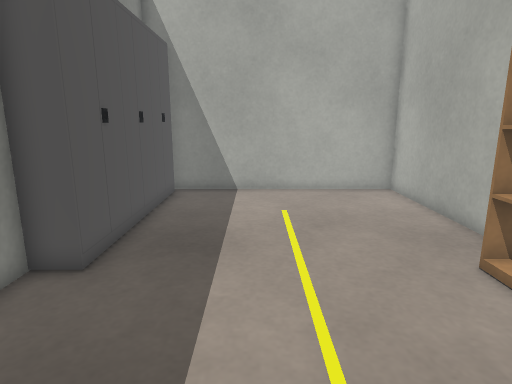
View 1 (above)

16 first-person views from a walk through a Gazebo world. The camera is 0.84 m above the floor, tilts 12° down and sees 75° across. The floor is counted in squares, 0.25 m on a side. Each view is taken from the middle of a square. On the plan, view 1 faces up. The plan holds only what a view shows up to about 20 squares ahead; the rest is blank.

View 2
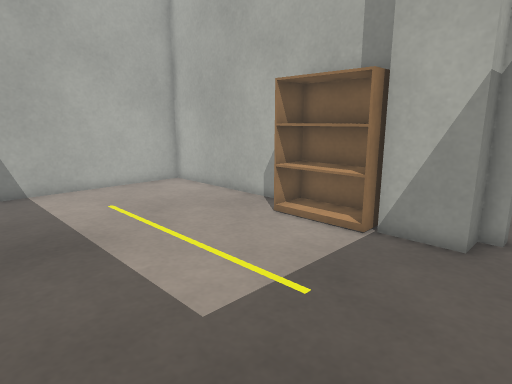

View 3
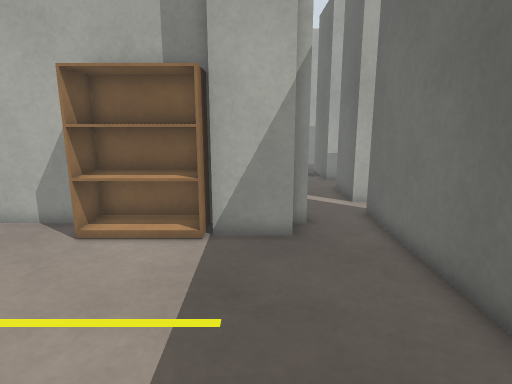

View 4
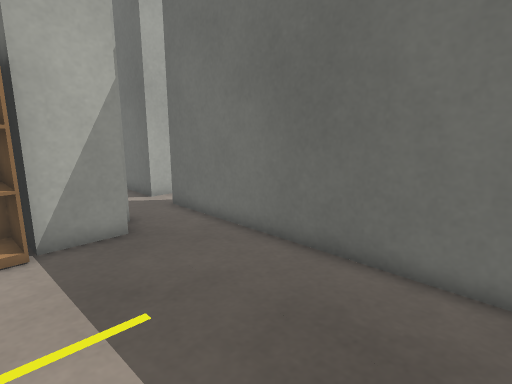

View 5
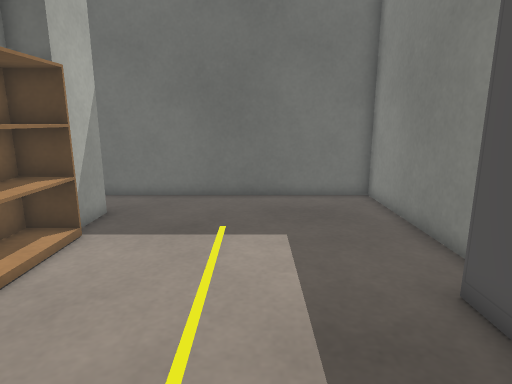

View 6
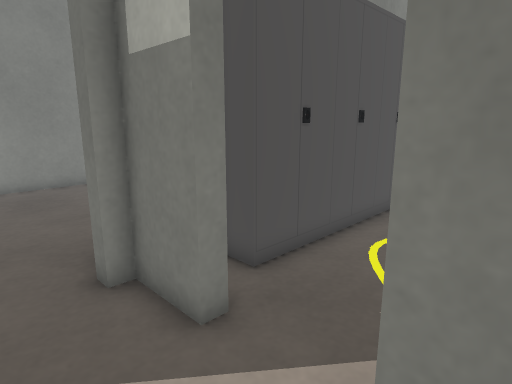

View 7
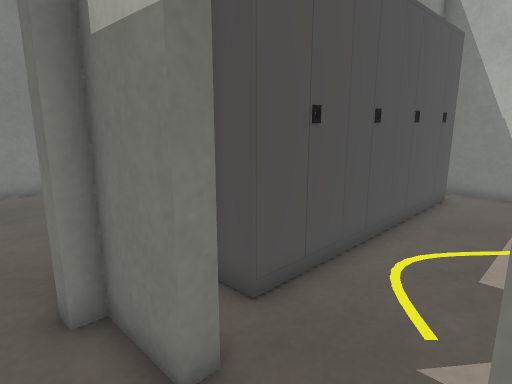

View 8
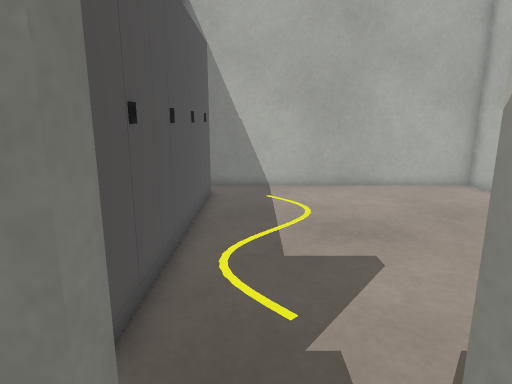

View 9
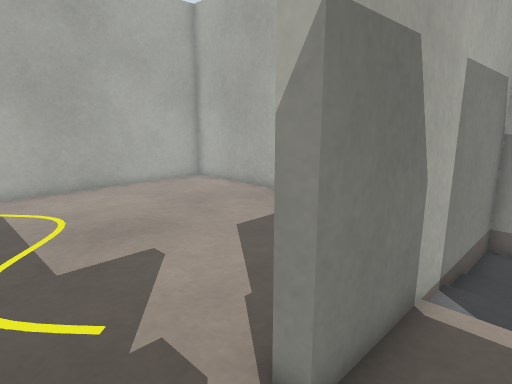

View 10
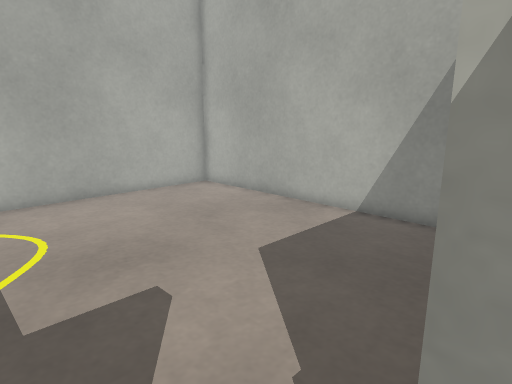

View 11
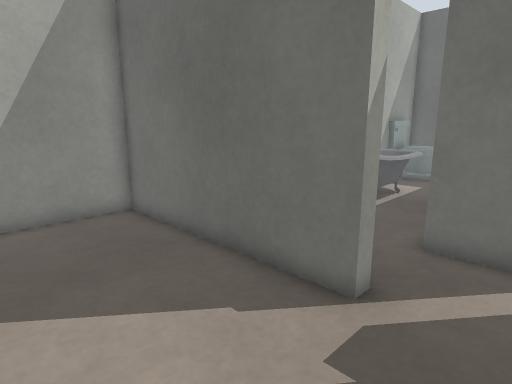

View 12
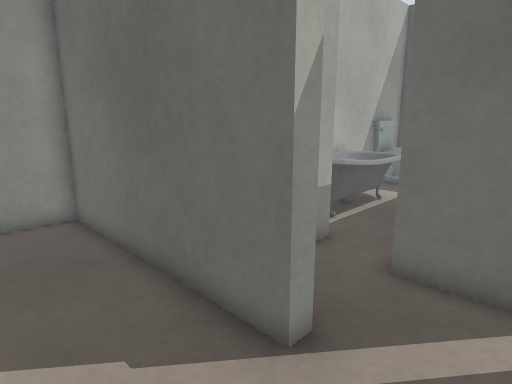

View 13
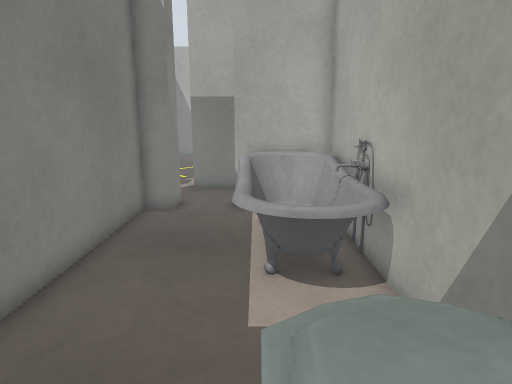

View 14
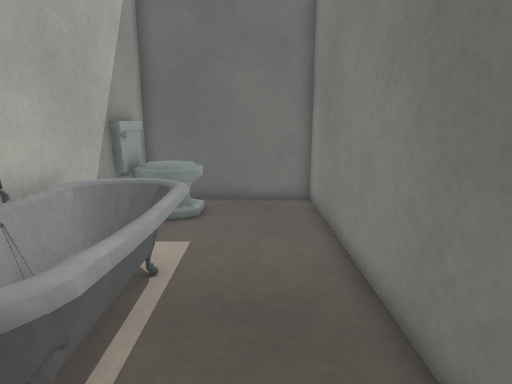

View 15
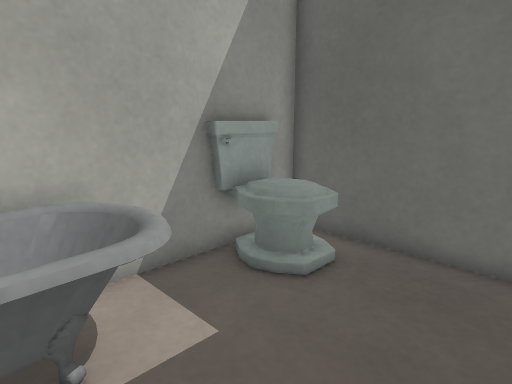

View 16
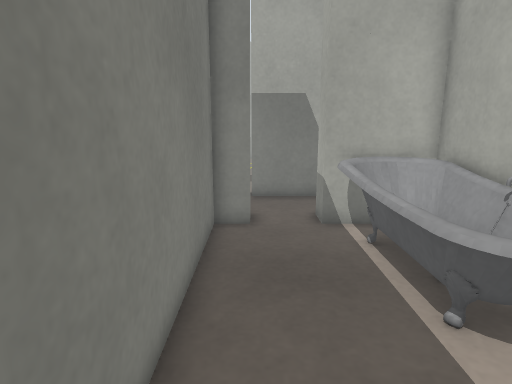

### Floor plan
Points are (right, up) in squares from view 1. A wall is a line through its corners. A room is listed if a view was taken in it or the views show most of it. See-through windows are left out.
Room 1 (views 1, 2, 3, 4, 5, 8, 9, 10, 11, 12)
walls: (6.8, 8.1) (6.8, 16.5) (-4.1, 16.5); (9.8, 1.6) (9.8, 0.9) (7.4, 0.9) (7.4, 0.3) (6.8, 0.3) (6.8, 1); (12.8, 0.9) (12.8, 1.5) (22.4, 1.5) (22.4, 16.5) (8.4, 16.5); (10.4, -2.1) (11.5, -2.1); (-5.2, 7.1) (-5.2, -2.1) (8, -2.1)
ways out: opening at (11.5, -0.5) to room 2; opening at (9.5, -2.5)
objects: cabinet (-4, 7) to (-4, 10); cabinet (-4, 11) to (-4, 13); cabinet (-4, 14) to (-4, 16); bookshelf (5, 4) to (6, 7); grey box (6, 1) to (6, 3); cabinet (7, 9); cabinet (8, 3) to (9, 6); cabinet (8, 11); cabinet (8, 13) to (9, 15); cabinet (9, 7) to (9, 9); cabinet (9, 10) to (9, 12); grey box (10, -3) to (10, -2)
Room 2 (views 6, 7, 13, 14, 15, 16)
walls: (18.8, -7.5) (18.8, -7); (18.8, -9) (18.8, -7.8); (18.8, -6.9) (18.8, -3.2); (11.6, -3.8) (11.6, -16.5) (18.8, -16.5) (18.8, -14.6); (18.8, -14) (18.8, -9.2); (18.5, 0.9) (12.8, 0.9)
ways out: opening at (11.5, -0.5) to room 1
objects: grey post (12, -3) to (13, -2); bathtub (15, -11) to (18, -4); grey post (15, -3) to (16, -2); toilet (16, -15) to (18, -13); grey box (17, -3) to (18, -2)

Positions as (right, up) in squares from view 1, and headings:
1: (0, 0), facing up
2: (-4, -1), facing up-right
3: (-4, 2), facing right
4: (-4, 5), facing down-right
5: (0, 13), facing down
6: (14, -2), facing up-left
7: (13, -1), facing up-left
8: (11, -1), facing up
9: (10, -1), facing up-right
10: (11, 1), facing up-right
11: (10, 7), facing down-right
12: (10, 5), facing down-right
13: (16, -16), facing up
14: (14, -2), facing down
15: (12, -8), facing down-right
16: (13, -14), facing up
